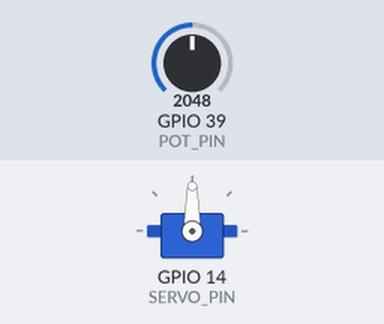
Recording of a sketch running on a simulated ESP32. On the bench: servo. The inputs (shaded band) are chosen by the test bench; at power-on: GPIO 39 (POT_PIN) = 2048. What the sketch prints to the serial monitor is not drawn.

Above: at 1.2 s.
1.3 s: GPIO 39 (POT_PIN) set to 2866
At 2.5 s:
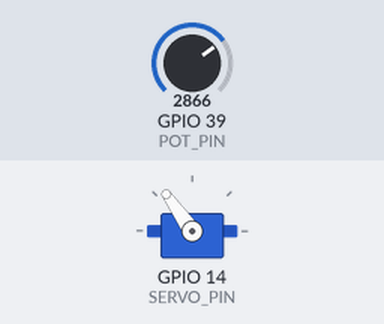
2.8 s: GPIO 39 (POT_PIN) set to 3603
At 3.8 s:
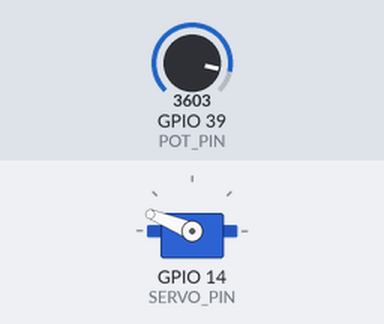
4.3 s: GPIO 39 (POT_PIN) set to 4095
At 4.9 s:
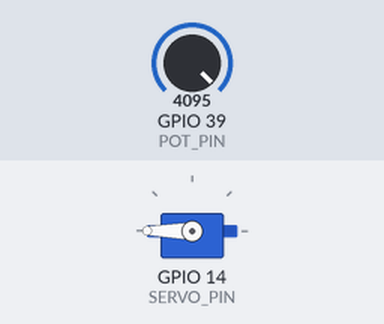
5.8 s: GPIO 39 (POT_PIN) set to 1228
At 6.1 s:
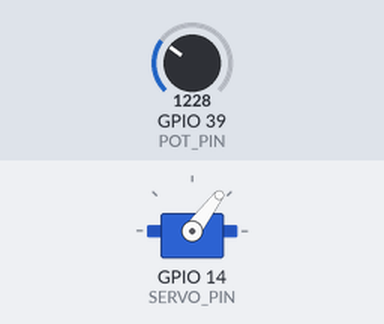
7.3 s: GPIO 39 (POT_PIN) set to 491
At 8.4 s:
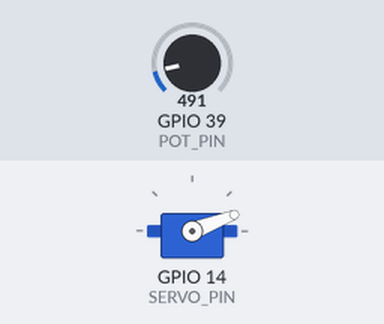
8.8 s: GPIO 39 (POT_PIN) set to 0
At 9.5 s:
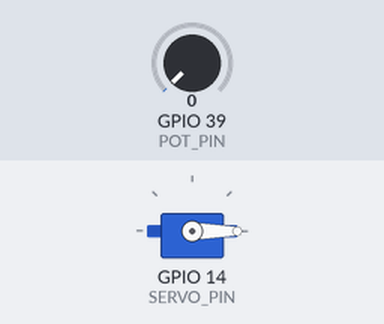
Timing chart, 0 to 11.3 s (numbered marks = the images above; inputs shaded):
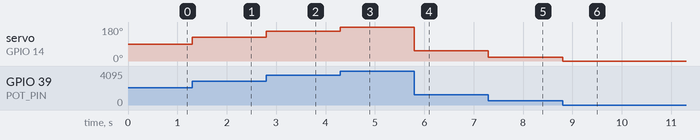

Measured:
- after the input at 1.3 s, servo on GPIO 14 (SERVO_PIN): 90° → 125° at once
- after the input at 2.8 s, servo on GPIO 14 (SERVO_PIN): 125° → 158° at once
- after the input at 4.3 s, servo on GPIO 14 (SERVO_PIN): 158° → 180° at once
- after the input at 5.8 s, servo on GPIO 14 (SERVO_PIN): 180° → 53° at once
- after the input at 7.3 s, servo on GPIO 14 (SERVO_PIN): 53° → 21° at once
- after the input at 8.8 s, servo on GPIO 14 (SERVO_PIN): 21° → 0° at once

The sketch:

servo_potentionmeter.ino
```cpp
#include <ESP32Servo.h>

#define SERVO_PIN 14
#define POT_PIN 39

Servo myServo;

void setup() {
    Serial.begin(115200);
    myServo.attach(SERVO_PIN);
    myServo.write(0);
}

void loop() {
    int value = analogRead(POT_PIN);
    Serial.println(value);
    int speed = map(value,0,4095,0,180);
    myServo.write(speed);
}
```
